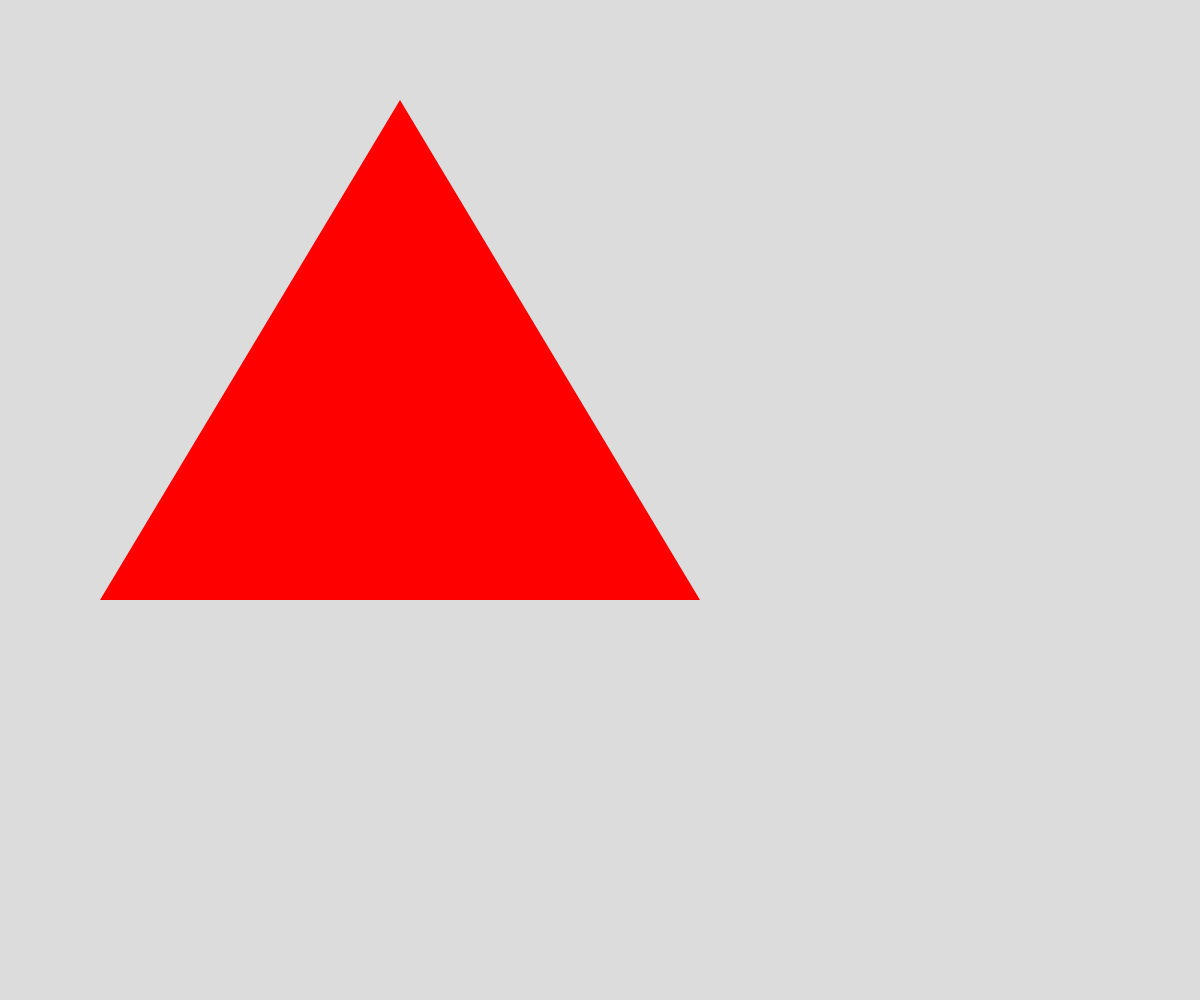
Frame 1 (no input)
Frame 60 (no input): identical to frame 1, image omitted
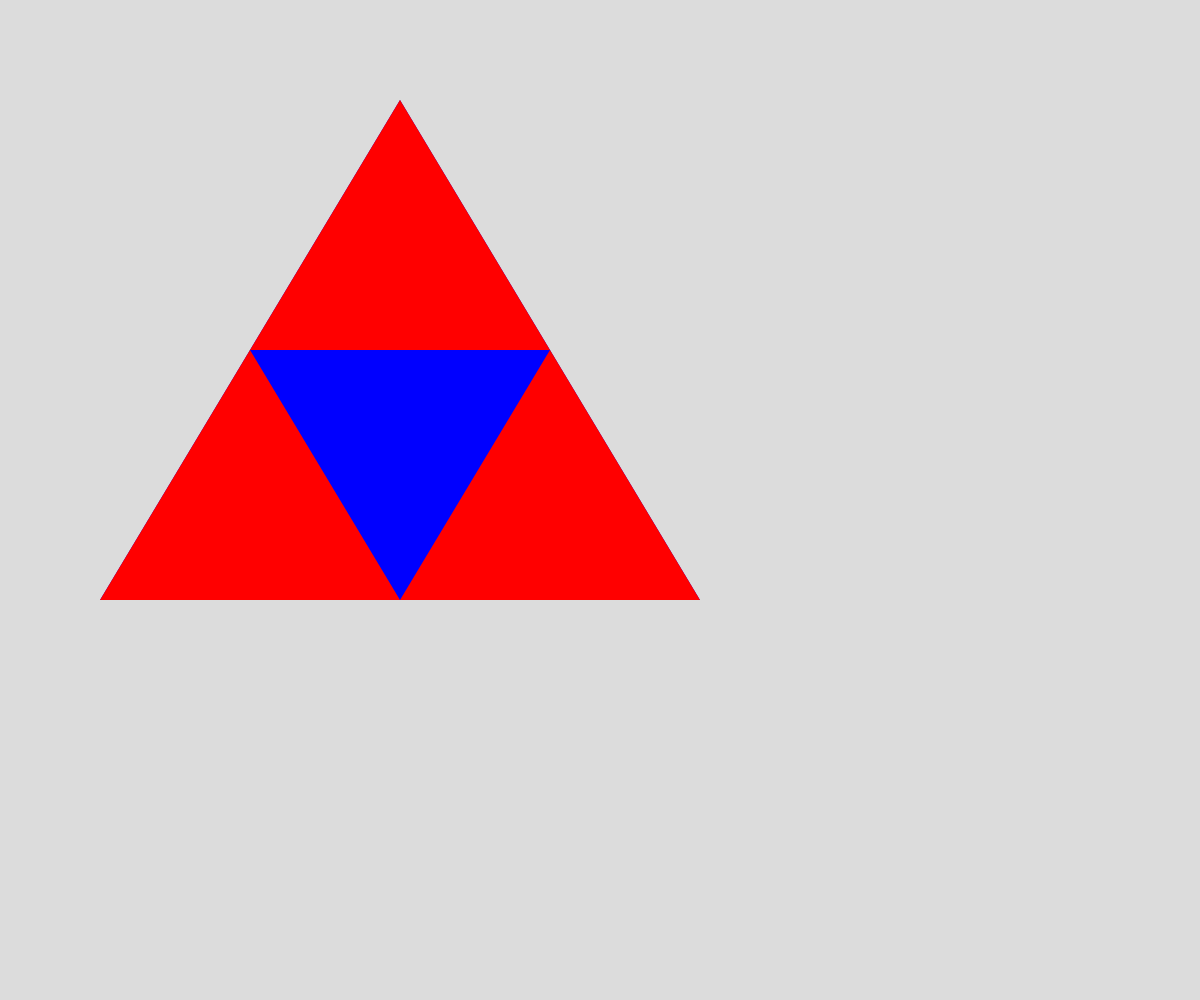
Frame 120 (the mouse pressed at the canvas centre since frame 60)

The p5.js sketch that drew these frames (run headless with seeded random() and noise() and a simulated clock; from frame 60 on, the mouse is pressed at the canvas centre):

// p5.js sketch
// ── sketch.js
// Sierpinski Triangle

let triangleVertices = [
  {x: 400, y: 100},
  {x: 100, y: 600},
  {x: 700, y: 600}
];

let depth = 0;
let colorList = ["red", "blue", "green", "teal", "black", "white", "aquamarine", "maroon", "violet"]
function setup() {
  createCanvas(windowWidth, windowHeight);
}

function draw() {
  background(220);
  sierpinski(triangleVertices, depth);
}

function mousePressed() {
  if (depth < 10){
    depth++;
  }
}

function sierpinski(points, level) {
  noStroke();
  if (level > colorList.length - 1){
    colorList.push(color(random(255), random(255), random(255)))
  }
  fill(colorList[level]);
  triangle(points[0].x, points[0].y, 
           points[1].x, points[1].y,
           points[2].x, points[2].y);

  if (level > 0) {
    sierpinski([points[0],
                getMidpoint(points[0], points[1]),
                getMidpoint(points[0], points[2])],
                level - 1);
    
    sierpinski([points[1],
                getMidpoint(points[0], points[1]),
                getMidpoint(points[1], points[2])],
                level - 1);

    sierpinski([points[2],
                getMidpoint(points[2], points[1]),
                getMidpoint(points[0], points[2])],
                level - 1);
  }
}

function getMidpoint(point1, point2) {
  let midX = (point1.x + point2.x) / 2;
  let midY = (point1.y + point2.y) / 2;
  return {x: midX, y: midY};
}
